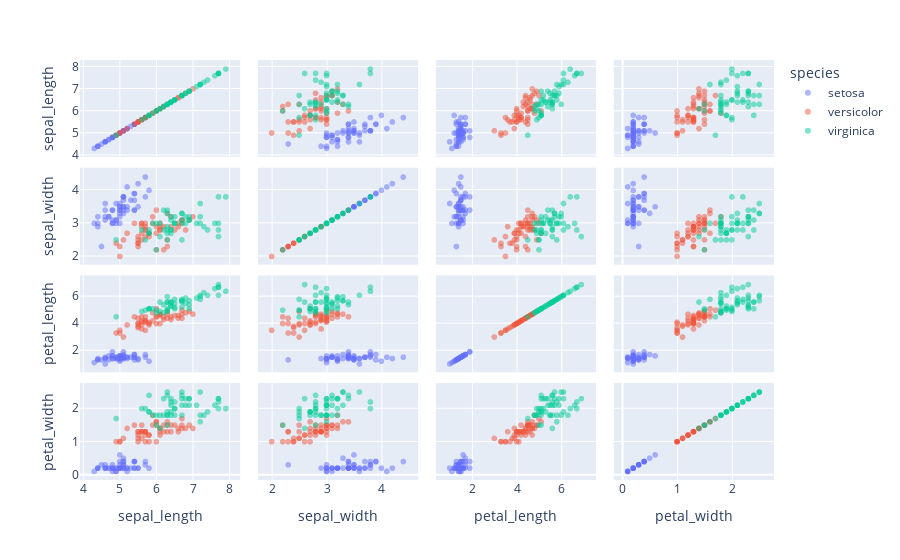

Notebook code for this chart:
### Markdown cell above
### Scatter Matirx

### Code cell
fig7 = px.scatter_matrix(
    iris
    , dimensions = ['sepal_length', 'sepal_width', 'petal_length', 'petal_width']
    , opacity = .5
    , color = 'species'
)

fig7.show()

### Figure 1 — Plotly figure (JSON) as saved in the notebook; plotly's stock layout.template omitted (floating-point values rounded to 4 significant figures)
{"data": [{"dimensions": [{"axis": {"matches": true}, "label": "sepal_length", "values": [5.1, 4.9, 4.7, 4.6, 5, 5.4, 4.6, 5, 4.4, 4.9, 5.4, 4.8, 4.8, 4.3, 5.8, 5.7, 5.4, 5.1, 5.7, 5.1, 5.4, 5.1, 4.6, 5.1, 4.8, 5, 5, 5.2, 5.2, 4.7, 4.8, 5.4, 5.2, 5.5, 4.9, 5, 5.5, 4.9, 4.4, 5.1, 5, 4.5, 4.4, 5, 5.1, 4.8, 5.1, 4.6, 5.3, 5]}, {"axis": {"matches": true}, "label": "sepal_width", "values": [3.5, 3, 3.2, 3.1, 3.6, 3.9, 3.4, 3.4, 2.9, 3.1, 3.7, 3.4, 3, 3, 4, 4.4, 3.9, 3.5, 3.8, 3.8, 3.4, 3.7, 3.6, 3.3, 3.4, 3, 3.4, 3.5, 3.4, 3.2, 3.1, 3.4, 4.1, 4.2, 3.1, 3.2, 3.5, 3.6, 3, 3.4, 3.5, 2.3, 3.2, 3.5, 3.8, 3, 3.8, 3.2, 3.7, 3.3]}, {"axis": {"matches": true}, "label": "petal_length", "values": [1.4, 1.4, 1.3, 1.5, 1.4, 1.7, 1.4, 1.5, 1.4, 1.5, 1.5, 1.6, 1.4, 1.1, 1.2, 1.5, 1.3, 1.4, 1.7, 1.5, 1.7, 1.5, 1, 1.7, 1.9, 1.6, 1.6, 1.5, 1.4, 1.6, 1.6, 1.5, 1.5, 1.4, 1.5, 1.2, 1.3, 1.4, 1.3, 1.5, 1.3, 1.3, 1.3, 1.6, 1.9, 1.4, 1.6, 1.4, 1.5, 1.4]}, {"axis": {"matches": true}, "label": "petal_width", "values": [0.2, 0.2, 0.2, 0.2, 0.2, 0.4, 0.3, 0.2, 0.2, 0.1, 0.2, 0.2, 0.1, 0.1, 0.2, 0.4, 0.4, 0.3, 0.3, 0.3, 0.2, 0.4, 0.2, 0.5, 0.2, 0.2, 0.4, 0.2, 0.2, 0.2, 0.2, 0.4, 0.1, 0.2, 0.2, 0.2, 0.2, 0.1, 0.2, 0.2, 0.3, 0.3, 0.2, 0.6, 0.4, 0.3, 0.2, 0.2, 0.2, 0.2]}], "hovertemplate": "species=setosa<br>%{xaxis.title.text}=%{x}<br>%{yaxis.title.text}=%{y}<extra></extra>", "legendgroup": "setosa", "marker": {"color": "#636efa", "opacity": 0.5, "symbol": "circle"}, "name": "setosa", "showlegend": true, "type": "splom"}, {"dimensions": [{"axis": {"matches": true}, "label": "sepal_length", "values": [7, 6.4, 6.9, 5.5, 6.5, 5.7, 6.3, 4.9, 6.6, 5.2, 5, 5.9, 6, 6.1, 5.6, 6.7, 5.6, 5.8, 6.2, 5.6, 5.9, 6.1, 6.3, 6.1, 6.4, 6.6, 6.8, 6.7, 6, 5.7, 5.5, 5.5, 5.8, 6, 5.4, 6, 6.7, 6.3, 5.6, 5.5, 5.5, 6.1, 5.8, 5, 5.6, 5.7, 5.7, 6.2, 5.1, 5.7]}, {"axis": {"matches": true}, "label": "sepal_width", "values": [3.2, 3.2, 3.1, 2.3, 2.8, 2.8, 3.3, 2.4, 2.9, 2.7, 2, 3, 2.2, 2.9, 2.9, 3.1, 3, 2.7, 2.2, 2.5, 3.2, 2.8, 2.5, 2.8, 2.9, 3, 2.8, 3, 2.9, 2.6, 2.4, 2.4, 2.7, 2.7, 3, 3.4, 3.1, 2.3, 3, 2.5, 2.6, 3, 2.6, 2.3, 2.7, 3, 2.9, 2.9, 2.5, 2.8]}, {"axis": {"matches": true}, "label": "petal_length", "values": [4.7, 4.5, 4.9, 4, 4.6, 4.5, 4.7, 3.3, 4.6, 3.9, 3.5, 4.2, 4, 4.7, 3.6, 4.4, 4.5, 4.1, 4.5, 3.9, 4.8, 4, 4.9, 4.7, 4.3, 4.4, 4.8, 5, 4.5, 3.5, 3.8, 3.7, 3.9, 5.1, 4.5, 4.5, 4.7, 4.4, 4.1, 4, 4.4, 4.6, 4, 3.3, 4.2, 4.2, 4.2, 4.3, 3, 4.1]}, {"axis": {"matches": true}, "label": "petal_width", "values": [1.4, 1.5, 1.5, 1.3, 1.5, 1.3, 1.6, 1, 1.3, 1.4, 1, 1.5, 1, 1.4, 1.3, 1.4, 1.5, 1, 1.5, 1.1, 1.8, 1.3, 1.5, 1.2, 1.3, 1.4, 1.4, 1.7, 1.5, 1, 1.1, 1, 1.2, 1.6, 1.5, 1.6, 1.5, 1.3, 1.3, 1.3, 1.2, 1.4, 1.2, 1, 1.3, 1.2, 1.3, 1.3, 1.1, 1.3]}], "hovertemplate": "species=versicolor<br>%{xaxis.title.text}=%{x}<br>%{yaxis.title.text}=%{y}<extra></extra>", "legendgroup": "versicolor", "marker": {"color": "#EF553B", "opacity": 0.5, "symbol": "circle"}, "name": "versicolor", "showlegend": true, "type": "splom"}, {"dimensions": [{"axis": {"matches": true}, "label": "sepal_length", "values": [6.3, 5.8, 7.1, 6.3, 6.5, 7.6, 4.9, 7.3, 6.7, 7.2, 6.5, 6.4, 6.8, 5.7, 5.8, 6.4, 6.5, 7.7, 7.7, 6, 6.9, 5.6, 7.7, 6.3, 6.7, 7.2, 6.2, 6.1, 6.4, 7.2, 7.4, 7.9, 6.4, 6.3, 6.1, 7.7, 6.3, 6.4, 6, 6.9, 6.7, 6.9, 5.8, 6.8, 6.7, 6.7, 6.3, 6.5, 6.2, 5.9]}, {"axis": {"matches": true}, "label": "sepal_width", "values": [3.3, 2.7, 3, 2.9, 3, 3, 2.5, 2.9, 2.5, 3.6, 3.2, 2.7, 3, 2.5, 2.8, 3.2, 3, 3.8, 2.6, 2.2, 3.2, 2.8, 2.8, 2.7, 3.3, 3.2, 2.8, 3, 2.8, 3, 2.8, 3.8, 2.8, 2.8, 2.6, 3, 3.4, 3.1, 3, 3.1, 3.1, 3.1, 2.7, 3.2, 3.3, 3, 2.5, 3, 3.4, 3]}, {"axis": {"matches": true}, "label": "petal_length", "values": [6, 5.1, 5.9, 5.6, 5.8, 6.6, 4.5, 6.3, 5.8, 6.1, 5.1, 5.3, 5.5, 5, 5.1, 5.3, 5.5, 6.7, 6.9, 5, 5.7, 4.9, 6.7, 4.9, 5.7, 6, 4.8, 4.9, 5.6, 5.8, 6.1, 6.4, 5.6, 5.1, 5.6, 6.1, 5.6, 5.5, 4.8, 5.4, 5.6, 5.1, 5.1, 5.9, 5.7, 5.2, 5, 5.2, 5.4, 5.1]}, {"axis": {"matches": true}, "label": "petal_width", "values": [2.5, 1.9, 2.1, 1.8, 2.2, 2.1, 1.7, 1.8, 1.8, 2.5, 2, 1.9, 2.1, 2, 2.4, 2.3, 1.8, 2.2, 2.3, 1.5, 2.3, 2, 2, 1.8, 2.1, 1.8, 1.8, 1.8, 2.1, 1.6, 1.9, 2, 2.2, 1.5, 1.4, 2.3, 2.4, 1.8, 1.8, 2.1, 2.4, 2.3, 1.9, 2.3, 2.5, 2.3, 1.9, 2, 2.3, 1.8]}], "hovertemplate": "species=virginica<br>%{xaxis.title.text}=%{x}<br>%{yaxis.title.text}=%{y}<extra></extra>", "legendgroup": "virginica", "marker": {"color": "#00cc96", "opacity": 0.5, "symbol": "circle"}, "name": "virginica", "showlegend": true, "type": "splom"}], "layout": {"dragmode": "select", "legend": {"title": {"text": "species"}, "tracegroupgap": 0}, "margin": {"t": 60}}}
